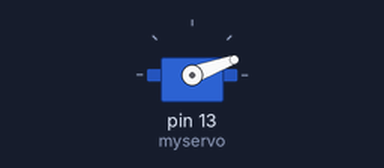
This sketch was run on a simulated Arduino Uno, built with avr-gcc and run on an emulated ATmega328P. Shown: servo.

Above: at 0.05 s.
At 4.0 s:
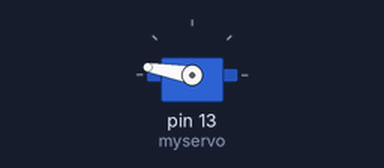
Timing chart, 0 to 5.2 s (numbered marks = the images above):
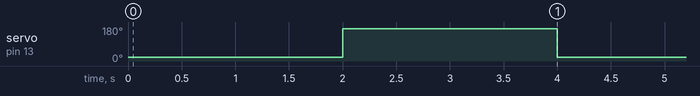

Measured:
- by itself, servo on pin 13 (myservo): alternates 170° for 2.0 s and 20° for 2.0 s

The sketch:

arduinoTrex_servo.ino
```cpp
#include <Servo.h>
Servo myservo;

void setup() {
  myservo.attach(13);
}

void loop() {
  myservo.write(20);
  delay(2000);
  myservo.write(170);
  delay(2000);
}
```
